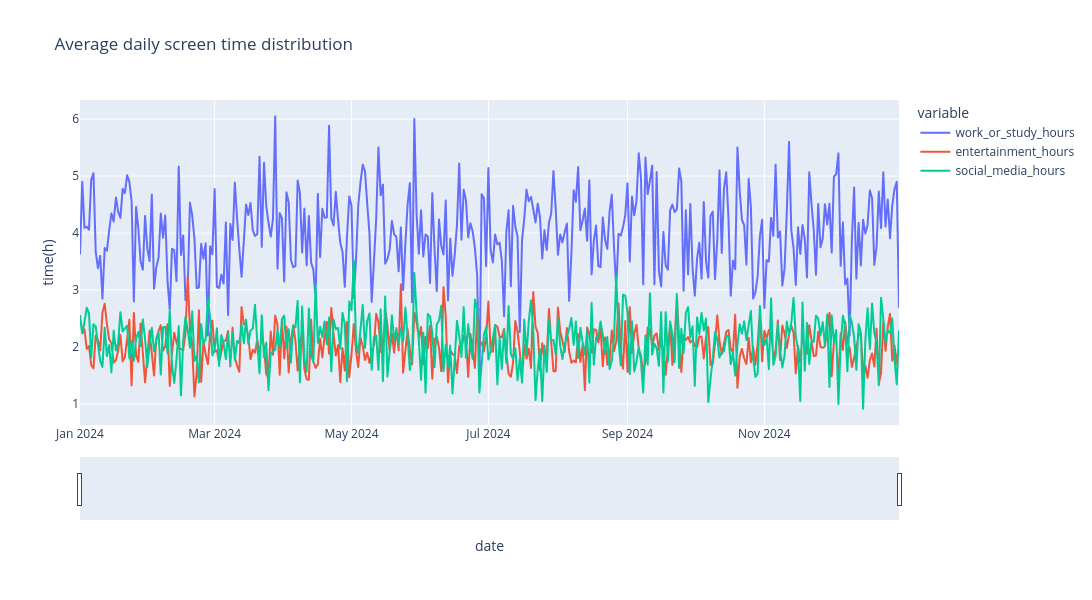

The cell this chart's notebook holds for it:
### Markdown cell above
**LINE CHART-** daily distibution of time in different medias

### Code cell
colms_plot=['work_or_study_hours','entertainment_hours','social_media_hours']
fig2=px.line(pivot_date,x=pivot_date.index,y=colms_plot,width=1100,height=600,title='Average daily screen time distribution')
fig2.update_xaxes(rangeslider_visible=True)
fig2.update_yaxes(title_text='time(h)')

### Figure 1 — Plotly figure (JSON) as saved in the notebook; plotly's stock layout.template omitted (floating-point values rounded to 4 significant figures; data arrays with more than 128 entries replaced by an {"elided": "..."} marker saying what was removed)
{"data": [{"hovertemplate": "variable=work_or_study_hours<br>date=%{x}<br>value=%{y}<extra></extra>", "legendgroup": "work_or_study_hours", "line": {"color": "#636efa", "dash": "solid"}, "marker": {"symbol": "circle"}, "mode": "lines", "name": "work_or_study_hours", "showlegend": true, "type": "scattergl", "x": {"elided": "366 str values"}, "xaxis": "x", "y": {"elided": "366 float values"}, "yaxis": "y"}, {"hovertemplate": "variable=entertainment_hours<br>date=%{x}<br>value=%{y}<extra></extra>", "legendgroup": "entertainment_hours", "line": {"color": "#EF553B", "dash": "solid"}, "marker": {"symbol": "circle"}, "mode": "lines", "name": "entertainment_hours", "showlegend": true, "type": "scattergl", "x": {"elided": "366 str values"}, "xaxis": "x", "y": {"elided": "366 float values"}, "yaxis": "y"}, {"hovertemplate": "variable=social_media_hours<br>date=%{x}<br>value=%{y}<extra></extra>", "legendgroup": "social_media_hours", "line": {"color": "#00cc96", "dash": "solid"}, "marker": {"symbol": "circle"}, "mode": "lines", "name": "social_media_hours", "showlegend": true, "type": "scattergl", "x": {"elided": "366 str values"}, "xaxis": "x", "y": {"elided": "366 float values"}, "yaxis": "y"}], "layout": {"height": 600, "legend": {"title": {"text": "variable"}, "tracegroupgap": 0}, "title": {"text": "Average daily screen time distribution"}, "width": 1100, "xaxis": {"anchor": "y", "domain": [0, 1], "rangeslider": {"visible": true}, "title": {"text": "date"}}, "yaxis": {"anchor": "x", "domain": [0, 1], "title": {"text": "time(h)"}}}}
